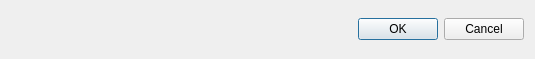
<?xml version="1.0" encoding="UTF-8"?>
<ui version="4.0">
 <class>CommonInput</class>
 <widget class="QDialog" name="CommonInput">
  <property name="geometry">
   <rect>
    <x>0</x>
    <y>0</y>
    <width>535</width>
    <height>59</height>
   </rect>
  </property>
  <property name="windowTitle">
   <string>DialogBox</string>
  </property>
  <property name="windowIcon">
   <iconset>
    <normaloff>images/ia.png</normaloff>images/ia.png</iconset>
  </property>
  <property name="styleSheet">
   <string notr="true"/>
  </property>
  <layout class="QGridLayout" name="gridLayout">
   <item row="0" column="0">
    <widget class="QDialogButtonBox" name="buttonBox">
     <property name="styleSheet">
      <string notr="true"/>
     </property>
     <property name="orientation">
      <enum>Qt::Horizontal</enum>
     </property>
     <property name="standardButtons">
      <set>QDialogButtonBox::Cancel|QDialogButtonBox::Ok</set>
     </property>
    </widget>
   </item>
  </layout>
 </widget>
 <tabstops>
  <tabstop>buttonBox</tabstop>
 </tabstops>
 <resources/>
 <connections>
  <connection>
   <sender>buttonBox</sender>
   <signal>accepted()</signal>
   <receiver>CommonInput</receiver>
   <slot>accept()</slot>
   <hints>
    <hint type="sourcelabel">
     <x>248</x>
     <y>254</y>
    </hint>
    <hint type="destinationlabel">
     <x>157</x>
     <y>274</y>
    </hint>
   </hints>
  </connection>
  <connection>
   <sender>buttonBox</sender>
   <signal>rejected()</signal>
   <receiver>CommonInput</receiver>
   <slot>reject()</slot>
   <hints>
    <hint type="sourcelabel">
     <x>316</x>
     <y>260</y>
    </hint>
    <hint type="destinationlabel">
     <x>286</x>
     <y>274</y>
    </hint>
   </hints>
  </connection>
 </connections>
</ui>
